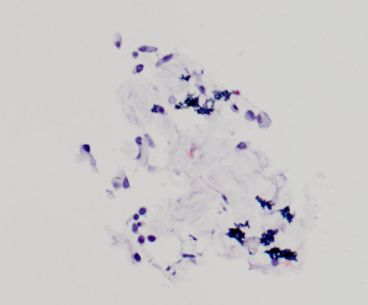
//> input picture stainedcell_small.jpg, 368 x 305 px
$ ./source   (built with g++ and OpenCV 4)
//> lines starting //> are read from the running program, lines starting //| are printed output that depends on the picture; after the words box and inside, x2 and y2 are one past the last pixel; in counts of white or black regions, pixels touching at a corner belong together
//> further down, frame is the input picture: 305 rows x 368 cols, CV_8UC3; mean B, G, R 203.7, 202.7, 204.7
#include <iostream>
#include <direct.h>
#include <cstdio>
#include <iomanip>
#include <string>
#include "opencv2\opencv.hpp"
#include <fstream>

using namespace std;
using namespace cv;

string filename="stainedcell_small";	//檔名
string input_type=".jpg";				//檔案類型
int Threshold=190;						//二值化閾值，small時用195，large時用190
int Scalar_slider=1;					//放大倍率
int closest;							//最近點編號
Rect bounding;							//目標細胞範圍

const int Scalar_slider_max = 10;		//tracker的最大值
const double pi=3.14159;

Mat frame,frame_wshd,frame_target,target;	//frame為彩圖 frame_wshd存watershed結果 frame_target為目標細胞 target為目標細胞放大後
Point point_mouse;					//紀錄目前滑鼠游標點

class WatershedSegment{
private:
    Mat markers;
public:
    void setMarkers(Mat &markerImage)
    {
        markerImage.convertTo(markers,CV_32S);//convert to image of ints

    }

    Mat process(Mat &image)
    {
        watershed(image,markers);
        markers.convertTo(markers,CV_8U);
        return markers;
    }
};

Mat wshd(Mat img){
	Mat img_gray,img_fore,img_back,result;
	Mat markers(img_gray.size(),CV_8U,Scalar(0));
	WatershedSegment segmenter;
	vector<vector<Point> > contour;
    vector<Vec4i> hierarchy;

	cvtColor(img, img_gray, COLOR_BGR2GRAY);
	threshold(img_gray,img_gray,Threshold,255,THRESH_BINARY);
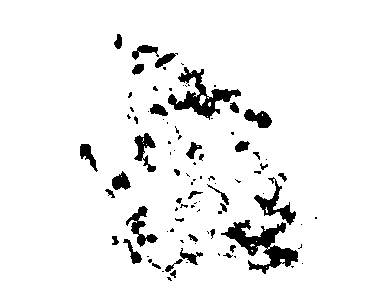
//> img_gray: 305 rows x 368 cols, CV_8UC1; 93.6% white; 94 black regions (56 under 20 px), largest, box (x1, y1, x2, y2) and area: (221, 220, 298, 274) 1507, (168, 67, 241, 120) 1227, (254, 177, 296, 225) 552

	//foreground
	erode(img_gray,img_fore,Mat(),Point(-1,-1),2);
//> img_fore: 305 rows x 368 cols, CV_8UC1; 85.9% white; 32 black regions, largest, box (x1, y1, x2, y2) and area: (216, 171, 305, 276) 4052, (146, 61, 243, 126) 2775, (110, 204, 160, 266) 1359

	//background
	dilate(img_gray,img_back,Mat(),Point(-1,-1),3);
//> img_back: 305 rows x 368 cols, CV_8UC1; 99.5% white; 25 black regions (16 under 20 px), largest, box (x1, y1, x2, y2) and area: (272, 250, 294, 263) 118, (231, 231, 253, 244) 75, (260, 231, 274, 243) 71
    threshold(img_back,img_back,1,128,THRESH_BINARY_INV);

	//creat markers
	markers=img_fore+img_back;

	//watershed
	segmenter.setMarkers(markers);
//> in setMarkers, `markerImage.convertTo(markers,CV_32S);`:
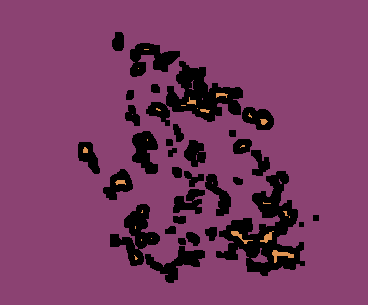
//> markers: 305 rows x 368 cols, CV_32SC1; 3 distinct labels, from 0 to 255; one colour per label, 0 black
	result=segmenter.process(img);
//> in process, `watershed(image,markers);`:
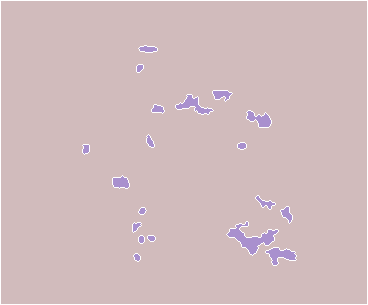
//> markers: 305 rows x 368 cols, CV_32SC1; 3 distinct labels, from -1 to 255; one colour per label, 0 black, -1 white
	threshold(result,result,Threshold,255,THRESH_BINARY);
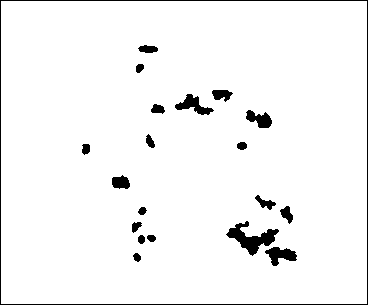
//> result: 305 rows x 368 cols, CV_8UC1; 96.1% white; 20 black regions

	return result;
}

void discription(Mat result,Mat img,bool initial=true){
//> called with initial = true
	int N;
	double area_tot=0,area;
	double len_tot=0,len;
    double compactness=0,regularity=0;
	double var,d,d_avg;
	string comp,reg;
	Point point,point_closest;
	vector<Vec4i> hierarchy;
	static vector<vector<Point> > contour;

	if(initial){
		threshold(result,result,Threshold,255,THRESH_BINARY);
		findContours(result, contour, hierarchy, RETR_TREE, CV_CHAIN_APPROX_SIMPLE,Point(0,0));	//search contour
//> contour = 20 contours; largest, box (x1, y1, x2, y2) and area: (1, 1, 367, 304) 110230, (225, 220, 280, 257) 784, (174, 93, 215, 116) 394, (264, 246, 298, 267) 382, (245, 109, 273, 129) 312
	}
	vector<Moments> mu(contour.size());	//moments
//> mu = 20 items
	static vector<Point2f> mc(contour.size());	//centers

	if(initial==true){

		ofstream outputfile(filename+"//"+filename+"_discription_result"+".txt");

		if( contour.empty() )
			cout<<"contour is empty!!"<<endl;
		else{
			for(int i=1;i<contour.size();i++){
				var=0;
				d_avg=0;
				area=contourArea(contour[i],false);		//calculate area
				len=arcLength(contour[i],true);			//calculate closed curve length
				mu[i] = moments( contour[i], false );	// Get the moments

				// Get the mass centers
				mc[i] = Point2f( mu[i].m10/mu[i].m00 , mu[i].m01/mu[i].m00 );
				point.x=(int)mc[i].x;
				point.y=(int)mc[i].y;

				//calculate compactness
				compactness=(len*len)/(4*pi*area);
				comp=(compactness>4)?"不算集中":(compactness>2)?"還算集中":"非常集中";

				//calculate regularity
				for(int j=0;j<contour[i].size();j++){
					d=(contour[i][j].x-mc[i].x)*(contour[i][j].x-mc[i].x)+(contour[i][j].y-mc[i].y)*(contour[i][j].y-mc[i].y);
					d_avg+=sqrt(d);
					var+=d;
				}
				N=contour[i].size();
				d_avg/=N;
				regularity=sqrt((var-d_avg*d_avg*N)/N)/d_avg;
				reg=(regularity>0.2)?"不算規律":(regularity>0.1)?"還算規律":"非常規律";

				//output
				cout<<"#"<<right<<setw(3) <<i<<" Area = "<<left<<setw(6) <<area<<" pixels, "<<" Length = "<<left<<setw(7) <<len<< " pixels, "
					<<"Center at ("<<left<<setw(7)<<mc[i].x<<" , "<<left<<setw(7)<<mc[i].y<<" ), "
					<<"Compactness ="<<left<<setw(7)<<compactness<<" ("<<comp<<")"
					<<", Regularity ="<<left<<setw(9)<<regularity<<" ("<<reg<<")"<<endl;
				outputfile<<"#"<<right<<setw(3) <<i<<" Area = "<<left<<setw(6) <<area<<" pixels, "<<" Length = "<<left<<setw(7) <<len<< " pixels, "
					<<"Center at ("<<left<<setw(7)<<mc[i].x<<" , "<<left<<setw(7)<<mc[i].y<<" ), "
					<<"Compactness ="<<left<<setw(7)<<compactness<<" ("<<comp<<")"
					<<", Regularity ="<<left<<setw(9)<<regularity<<" ("<<reg<<")"<<endl;
				drawContours(img, contour,i, Scalar(0, 255, 0), 1);		//circule the cell
				circle(img, point, 2, Scalar(1, 247, 255), -1);			//circule the cell center
				putText(img,to_string(i), point, FONT_HERSHEY_SIMPLEX, 0.4, Scalar(0, 0, 255), 1);		//label the cell

				area_tot+=area;
				len_tot+=len;
			}
//> this loop made 19 passes
//> (area, len, compactness, comp, d, d_avg, var, N) on passes 1 to 12: (62, 29.8, 1.14, "非常集中", 25.16, 4.66, 262.9, 12), (381.5, 102.3, 2.18, "還算集中", 146.9, 11.4, 7137.3, 50), (61, 28.97, 1.09, "非常集中", 28.43, 4.83, 187.5, 8), (62, 28.97, 1.08, "非常集中", 20, 4.79, 184, 8), (86, 39.46, 1.44, "非常集中", 25.92, 5.35, 514.7, 17), (784, 190.7, 3.69, "還算集中", 295.7, 16.29, 25586, 86), (62, 29.8, 1.14, "非常集中", 17.75, 4.62, 278.9, 13), (151, 53.11, 1.49, "非常集中", 46.42, 7.28, 1165.1, 21), (156, 64.43, 2.12, "還算集中", 148.8, 7.29, 1824.6, 30), (214.5, 58.87, 1.29, "非常集中", 37.07, 8.39, 1584.2, 22), (86.5, 36.38, 1.22, "非常集中", 32.75, 5.39, 356.7, 12), (78, 32.97, 1.11, "非常集中", 24.37, 5, 354.1, 14)
//| #  1 Area = 62     pixels,  Length = 29.799  pixels, Center at (136.637 , 256.911 ), Compactness =1.13973 (非常集中), Regularity =0.101939  (還算規律)
//| #  2 Area = 381.5  pixels,  Length = 102.326 pixels, Center at (280.37  , 254.69  ), Compactness =2.18407 (還算集中), Regularity =0.314621  (不算規律)
//| #  3 Area = 61     pixels,  Length = 28.9706 pixels, Center at (151.033 , 237.76  ), Compactness =1.0949  (非常集中), Regularity =0.0733082 (非常規律)
//| #  4 Area = 62     pixels,  Length = 28.9706 pixels, Center at (141     , 239     ), Compactness =1.07724 (非常集中), Regularity =0.0654972 (非常規律)
//| #  5 Area = 86     pixels,  Length = 39.4558 pixels, Center at (135.634 , 226.109 ), Compactness =1.4405  (非常集中), Regularity =0.242188  (不算規律)
//| #  6 Area = 784    pixels,  Length = 190.652 pixels, Center at (251.393 , 237.524 ), Compactness =3.6894  (還算集中), Regularity =0.348231  (不算規律)
//| #  7 Area = 62     pixels,  Length = 29.799  pixels, Center at (141.927 , 210.524 ), Compactness =1.13973 (非常集中), Regularity =0.0819255 (非常規律)
//| #  8 Area = 151    pixels,  Length = 53.1127 pixels, Center at (286.611 , 213.777 ), Compactness =1.48666 (非常集中), Regularity =0.217891  (不算規律)
//> (output is shown up to pass 8 of 19)
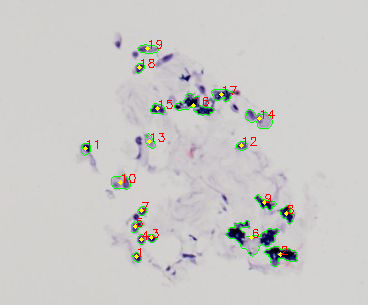
//> img: 305 rows x 368 cols, CV_8UC3; mean B, G, R 201, 203, 204
//> after the loop, var = 1169.4; d_avg = 7.56; d = 72.76
			outputfile.close();
			cout<<endl;
			cout<<"The average area is "<<area_tot/contour.size()<< " pixels"<<endl;
//| The average area is 175.125 pixels
			cout<<"The average length is "<<len_tot/contour.size()<< " pixels"<<endl;
//| The average length is 56.7248 pixels
		}
		outputfile.close();
		imshow("Finish",img);
		imwrite(filename+"//"+filename+"_discription"+input_type,img);
	}
	if(initial==false){
		Mat showpic;
		frame.copyTo(showpic);

		static string str1,str2,str3,str4,str5,str6;
		double min=img.rows*img.rows+img.cols*img.cols;
		string Area,Len,Compactness,Regularity;

		closest=1;
		for(int i=1;i<contour.size();i++){
			d =(point_mouse.x-mc[i].x)*(point_mouse.x-mc[i].x)+(point_mouse.y-mc[i].y)*(point_mouse.y-mc[i].y);
			if(d<min){
				closest=i;
				min=d;
			}
		}
		bounding=boundingRect(contour[closest]);
		point_closest.x=(int)mc[closest].x;
		point_closest.y=(int)mc[closest].y;
		area=contourArea(contour[closest],false);		//calculate area
		len=arcLength(contour[closest],true);			//calculate closed curve length

		//calculate compactness
		compactness=(len*len)/(4*pi*area);
		comp=(compactness>4)?"Bad":(compactness>2)?"Fair":"Good";

		//calculate regularity
		var=0;
		d_avg=0;
		for(int j=0;j<contour[closest].size();j++){
			d=(contour[closest][j].x-mc[closest].x)*(contour[closest][j].x-mc[closest].x)+(contour[closest][j].y-mc[closest].y)*(contour[closest][j].y-mc[closest].y);
			d_avg+=sqrt(d);
			var+=d;
		}
		N=contour[closest].size();
		d_avg/=N;
		regularity=sqrt((var-d_avg*d_avg*N)/N)/d_avg;
		reg=(regularity>0.2)?"Bad":(regularity>0.1)?"Fair":"Good";

		Area.assign(to_string(area),0,7);
		Len.assign(to_string(len),0,7);
		Compactness.assign(to_string(compactness),0,7);
		Regularity.assign(to_string(regularity),0,7);

		str1="#"+to_string(closest);
		str2="Area = "+Area+" pixels";
		str3="Length = "+Len+ " pixels";
		str4="Center at ("+to_string(mc[closest].x)+" , "+to_string(mc[closest].y)+" )";
		str5="Compactness ="+Compactness+" ("+comp+")";
		str6="Regularity ="+Regularity+" ("+reg+")";

		drawContours(showpic, contour,closest, Scalar(0, 255, 0), 1);		//circule the cell
		circle(showpic, point_closest, 2, Scalar(1, 247, 255), -1);			//circule the cell center
		putText(showpic,to_string(closest), point_closest, FONT_HERSHEY_SIMPLEX, 0.4, Scalar(0, 0, 255), 1);		//label the cell
		putText(showpic,str1,Point(10,10), FONT_HERSHEY_SIMPLEX, 0.3, Scalar(255, 0, 0), 1);		//show the information of the target cell
		putText(showpic,str2,Point(10,20), FONT_HERSHEY_SIMPLEX, 0.3, Scalar(255, 0, 0), 1);		//show the information of the target cell
		putText(showpic,str3,Point(10,30), FONT_HERSHEY_SIMPLEX, 0.3, Scalar(255, 0, 0), 1);		//show the information of the target cell
		putText(showpic,str4,Point(10,40), FONT_HERSHEY_SIMPLEX, 0.3, Scalar(255, 0, 0), 1);		//show the information of the target cell
		putText(showpic,str5,Point(10,50), FONT_HERSHEY_SIMPLEX, 0.3, Scalar(255, 0, 0), 1);		//show the information of the target cell
		putText(showpic,str6,Point(10,60), FONT_HERSHEY_SIMPLEX, 0.3, Scalar(255, 0, 0), 1);		//show the information of the target cell

		imshow("original",showpic);

		frame(Rect(bounding.x,bounding.y,bounding.width, bounding.height)).copyTo(frame_target);

		Size dsize=Size(int(Scalar_slider*frame_target.cols), int(Scalar_slider*frame_target.rows));
		resize(frame_target,target,dsize,Scalar_slider,Scalar_slider,CV_INTER_CUBIC);
		imshow("target",target);
	}
}

void onMouse(int Event,int x,int y,int flags,void* param){			//滑鼠點擊事件
    if(Event==CV_EVENT_LBUTTONDOWN){		//右鍵為選取目標細胞
		//紀錄點擊座標
		point_mouse.x=x;
		point_mouse.y=y;

		destroyWindow("target");
		namedWindow("target",WINDOW_AUTOSIZE);

		discription(frame_wshd,frame,false);	//Discription

		}
	else if(Event==CV_EVENT_RBUTTONDOWN){		//左鍵為存檔功能
		imwrite(filename+"//"+filename+"_target_"+to_string(closest)+ input_type,frame_target);
	}
	else
		waitKey(1);
}

void on_trackbar( int, void* )
{
	int scalar=(Scalar_slider>1)?Scalar_slider:1;


	//把target的顯示視窗歸零
	destroyWindow("target");
	namedWindow("target",WINDOW_AUTOSIZE);

	//調整輸出視窗與目標細胞尺寸
	Size dsize=Size(int(scalar*frame_target.cols), int(scalar*frame_target.rows));
	resize(frame_target,target,dsize,scalar,scalar,CV_INTER_CUBIC);
	resizeWindow("target",dsize.width,dsize.height);

	//輸出目標細胞
	imshow("target",target);
}

void main(){
	Mat pic;		//用來輸出顯示的
	char folderpath[20];	//輸出存檔資料夾名

	frame=imread(filename+input_type,CV_LOAD_IMAGE_COLOR);
	frame.copyTo(pic);
	namedWindow("original",WINDOW_NORMAL);
	namedWindow("Finish",WINDOW_NORMAL);
	namedWindow("target",WINDOW_AUTOSIZE);
	imshow("original",frame);

	//創資料夾
	strcpy_s(folderpath,filename.c_str());
	_mkdir(folderpath);

	//設定滑鼠點擊事件
	setMouseCallback("original",onMouse,NULL);

	createTrackbar("scalar","original",&Scalar_slider,Scalar_slider_max,on_trackbar);

	frame_wshd=wshd(frame);			//Watershed segmentation
	discription(frame_wshd,pic);	//Discription

	waitKey(0);
//> the left mouse button is pressed and released at (92, 76)
//> the loop in discription (call 2), `for(int i=1;i<contour.size();i++)` made 19 passes
//> (d, min) on passes 1, 3, 4, 5, 7, 10, 11, 18: (34721.4, 34721.4), (29651, 29651), (28970, 28970), (24436.5, 24436.5), (20589.5, 20589.5), (12056.4, 12056.4), (5297.7, 5297.7), (2298.9, 2298.9)
//> d on passes 2, 6, 8, 9, 12, 13: 67413.6, 51496.2, 56856.1, 45887.6, 27183, 7573.7
//> the loop in discription (call 2), `for(int j=0;j<contour[closest].size();j++)` made 8 passes
//> (d, d_avg, var) on passes 1 to 8: (23.16, 4.81, 23.16), (29.44, 10.24, 52.61), (29.96, 15.71, 82.56), (23.01, 20.51, 105.6), (28.59, 25.86, 134.2), (33.45, 31.64, 167.6), (28.94, 37.02, 196.6), (20.51, 41.55, 217.1)
//> in discription (call 2), `drawContours(showpic, contour,closest, Scalar(0, 255, 0), 1);`: showpic: 305 rows x 368 cols, CV_8UC3; 26 pixels changed, all inside (x1, y1, x2, y2) = (135, 63, 145, 74)
//> in discription (call 2), `circle(showpic, point_closest, 2, Scalar(1, 247, 255), -1);`: showpic: 305 rows x 368 cols, CV_8UC3; mean B, G, R 203.7, 202.8, 204.7
//> in discription (call 2), `putText(showpic,to_string(closest), point_closest, FONT_HERSHEY_SIMPLE..`: showpic: 305 rows x 368 cols, CV_8UC3; mean B, G, R 203.6, 202.7, 204.7
//> the left mouse button is pressed and released at (276, 76)
//> call 3 of discription, with initial = false
//> the loop in discription (call 3), `for(int i=1;i<contour.size();i++)` made 19 passes
//> (d, min) on passes 1, 2, 6, 8, 9, 12, 14: (52150.9, 52150.9), (31949.3, 31949.3), (26695.7, 26695.7), (19095.1, 19095.1), (16109.1, 16109.1), (6011.2, 6011.2), (2121.8, 2121.8)
//> d on passes 3, 4, 5, 7, 10, 11: 41783, 44794, 42235.3, 36072.2, 35479.4, 41534.7
//> after the loop in discription (call 3), `for(int i=1;i<contour.size();i++)`: closest = 14; min = 2121.8
//> in discription (call 3), `bounding=boundingRect(contour[closest]);`: bounding = Rect(245, 109, 28, 20)
//> in discription (call 3), `point_closest.x=(int)mc[closest].x;`: point_closest = Point(259, 0)
//> in discription (call 3), `point_closest.y=(int)mc[closest].y;`: point_closest = Point(259, 118)
//> in discription (call 3), `area=contourArea(contour[closest],false);`: area = 312.5
//> in discription (call 3), `len=arcLength(contour[closest],true);`: len = 88.33
//> in discription (call 3), `compactness=(len*len)/(4*pi*area);`: compactness = 1.99
//> the loop in discription (call 3), `for(int j=0;j<contour[closest].size();j++)` made 38 passes
//> (d, d_avg, var) on passes 1 to 12: (221.4, 14.88, 221.4), (180.9, 28.33, 402.3), (144.9, 40.37, 547.2), (129.6, 51.75, 676.8), (51.56, 58.93, 728.4), (32.09, 64.6, 760.4), (24.81, 69.58, 785.3), (35.72, 75.55, 821), (34.44, 81.42, 855.4), (18.41, 85.71, 873.8), (31.87, 91.36, 905.7), (38.59, 97.57, 944.3)
//> after the loop in discription (call 3), `for(int j=0;j<contour[closest].size();j++)`: d_avg = 371.9; var = 4154.4
//> in discription (call 3), `N=contour[closest].size();`: N = 38
//> in discription (call 3), `d_avg/=N;`: d_avg = 9.79
//> in discription (call 3), `regularity=sqrt((var-d_avg*d_avg*N)/N)/d_avg;`: regularity = 0.376
//> in discription (call 3), `reg=(regularity>0.2)?"Bad":(regularity>0.1)?"Fair":"Good";`: reg = "Bad"
//> in discription (call 3), `Area.assign(to_string(area),0,7);`: Area = "312.500"
//> in discription (call 3), `Len.assign(to_string(len),0,7);`: Len = "88.3259"
//> in discription (call 3), `Compactness.assign(to_string(compactness),0,7);`: Compactness = "1.98662"
//> in discription (call 3), `Regularity.assign(to_string(regularity),0,7);`: Regularity = "0.37581"
//> in discription (call 3), `str1="#"+to_string(closest);`: str1 = "#14"
//> in discription (call 3), `str2="Area = "+Area+" pixels";`: str2 = "Area = 312.500 pixels"
//> in discription (call 3), `str3="Length = "+Len+ " pixels";`: str3 = "Length = 88.3259 pixels"
//> in discription (call 3), `str4="Center at ("+to_string(mc[closest].x)+" , "+to_string(mc[closest..`: str4 = "Center at (259.139740 , 118.866669 )"
//> in discription (call 3), `str5="Compactness ="+Compactness+" ("+comp+")";`: str5 = "Compactness =1.98662 (Good)"
//> in discription (call 3), `str6="Regularity ="+Regularity+" ("+reg+")";`: str6 = "Regularity =0.37581 (Bad)"
//> in discription (call 3), `drawContours(showpic, contour,closest, Scalar(0, 255, 0), 1);`: showpic: 305 rows x 368 cols, CV_8UC3; 0.07% of pixels changed, all inside (x1, y1, x2, y2) = (245, 109, 273, 129)
//> in discription (call 3), `circle(showpic, point_closest, 2, Scalar(1, 247, 255), -1);`: showpic: 305 rows x 368 cols, CV_8UC3; mean B, G, R 203.6, 202.8, 204.6
//> in discription (call 3), `putText(showpic,str1,Point(10,10), FONT_HERSHEY_SIMPLEX, 0.3, Scalar(2..`: showpic: 305 rows x 368 cols, CV_8UC3; mean B, G, R 203.6, 202.7, 204.5
//> in discription (call 3), `frame(Rect(bounding.x,bounding.y,bounding.width, bounding.height)).cop..`:
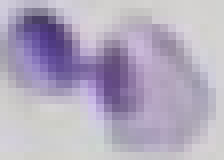
//> frame_target: 20 rows x 28 cols, CV_8UC3 (shown 8 times larger); mean B, G, R 190.6, 170.7, 178.8
//> in discription (call 3), `Size dsize=Size(int(Scalar_slider*frame_target.cols), int(Scalar_slide..`: dsize = Size(28, 20)
//> the left mouse button is pressed and released at (276, 228)
//> in discription (call 4), `drawContours(showpic, contour,closest, Scalar(0, 255, 0), 1);`: showpic: 305 rows x 368 cols, CV_8UC3; 44 pixels changed, all inside (x1, y1, x2, y2) = (279, 205, 294, 225)
//> in discription (call 4), `circle(showpic, point_closest, 2, Scalar(1, 247, 255), -1);`: showpic: 305 rows x 368 cols, CV_8UC3; mean B, G, R 203.7, 202.8, 204.7
//> in discription (call 4), `putText(showpic,to_string(closest), point_closest, FONT_HERSHEY_SIMPLE..`: showpic: 305 rows x 368 cols, CV_8UC3; mean B, G, R 203.6, 202.8, 204.7
//> the left mouse button is pressed and released at (92, 228)
//> the loop in discription (call 5), `for(int i=1;i<contour.size();i++)` made 19 passes
//> (d, min) on passes 1, 4, 5: (2828.3, 2828.3), (2522, 2522), (1907.5, 1907.5)
//> d on passes 2, 3, 6, 7, 8, 9: 36195.8, 3580.1, 25496.8, 2798.2, 38075.9, 30554.7
//> after the loop in discription (call 5), `for(int i=1;i<contour.size();i++)`: closest = 5; min = 1907.5
//> in discription (call 5), `bounding=boundingRect(contour[closest]);`: bounding = Rect(131, 221, 12, 13)
//> in discription (call 5), `point_closest.x=(int)mc[closest].x;`: point_closest = Point(135, 0)
//> in discription (call 5), `point_closest.y=(int)mc[closest].y;`: point_closest = Point(135, 226)
//> in discription (call 5), `area=contourArea(contour[closest],false);`: area = 86
//> in discription (call 5), `len=arcLength(contour[closest],true);`: len = 39.46
//> in discription (call 5), `compactness=(len*len)/(4*pi*area);`: compactness = 1.44
//> the loop in discription (call 5), `for(int j=0;j<contour[closest].size();j++)` made 17 passes
//> (d, d_avg, var) on passes 1 to 12: (28.77, 5.36, 28.77), (17.28, 9.52, 46.05), (17.01, 13.65, 63.06), (27.96, 18.93, 91.03), (45.16, 25.65, 136.2), (50.19, 32.74, 186.4), (33.24, 38.5, 219.6), (41.76, 44.97, 261.4), (19.86, 49.42, 281.2), (12.13, 52.9, 293.4), (9.18, 55.93, 302.5), (13.96, 59.67, 316.5)
//> after the loop in discription (call 5), `for(int j=0;j<contour[closest].size();j++)`: d_avg = 90.92; var = 514.7
//> in discription (call 5), `N=contour[closest].size();`: N = 17
//> in discription (call 5), `d_avg/=N;`: d_avg = 5.35
//> in discription (call 5), `regularity=sqrt((var-d_avg*d_avg*N)/N)/d_avg;`: regularity = 0.242
//> in discription (call 5), `Area.assign(to_string(area),0,7);`: Area = "86.0000"
//> in discription (call 5), `Len.assign(to_string(len),0,7);`: Len = "39.4558"
//> in discription (call 5), `Compactness.assign(to_string(compactness),0,7);`: Compactness = "1.44050"
//> in discription (call 5), `Regularity.assign(to_string(regularity),0,7);`: Regularity = "0.24218"
//> in discription (call 5), `str1="#"+to_string(closest);`: str1 = "#5"
//> in discription (call 5), `str2="Area = "+Area+" pixels";`: str2 = "Area = 86.0000 pixels"
//> in discription (call 5), `drawContours(showpic, contour,closest, Scalar(0, 255, 0), 1);`: showpic: 305 rows x 368 cols, CV_8UC3; 32 pixels changed, all inside (x1, y1, x2, y2) = (131, 221, 143, 234)
//> in discription (call 5), `circle(showpic, point_closest, 2, Scalar(1, 247, 255), -1);`: showpic: 305 rows x 368 cols, CV_8UC3; mean B, G, R 203.7, 202.8, 204.7
//> in discription (call 5), `putText(showpic,to_string(closest), point_closest, FONT_HERSHEY_SIMPLE..`: showpic: 305 rows x 368 cols, CV_8UC3; mean B, G, R 203.6, 202.7, 204.7
//> in discription (call 5), `putText(showpic,str2,Point(10,20), FONT_HERSHEY_SIMPLEX, 0.3, Scalar(2..`:
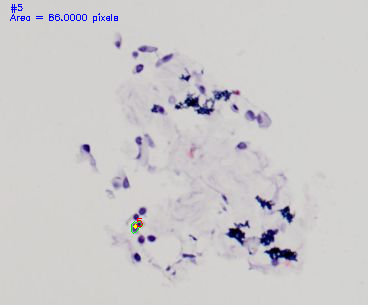
//> showpic: 305 rows x 368 cols, CV_8UC3; mean B, G, R 203.8, 202.2, 204.2
	system("pause");
}
